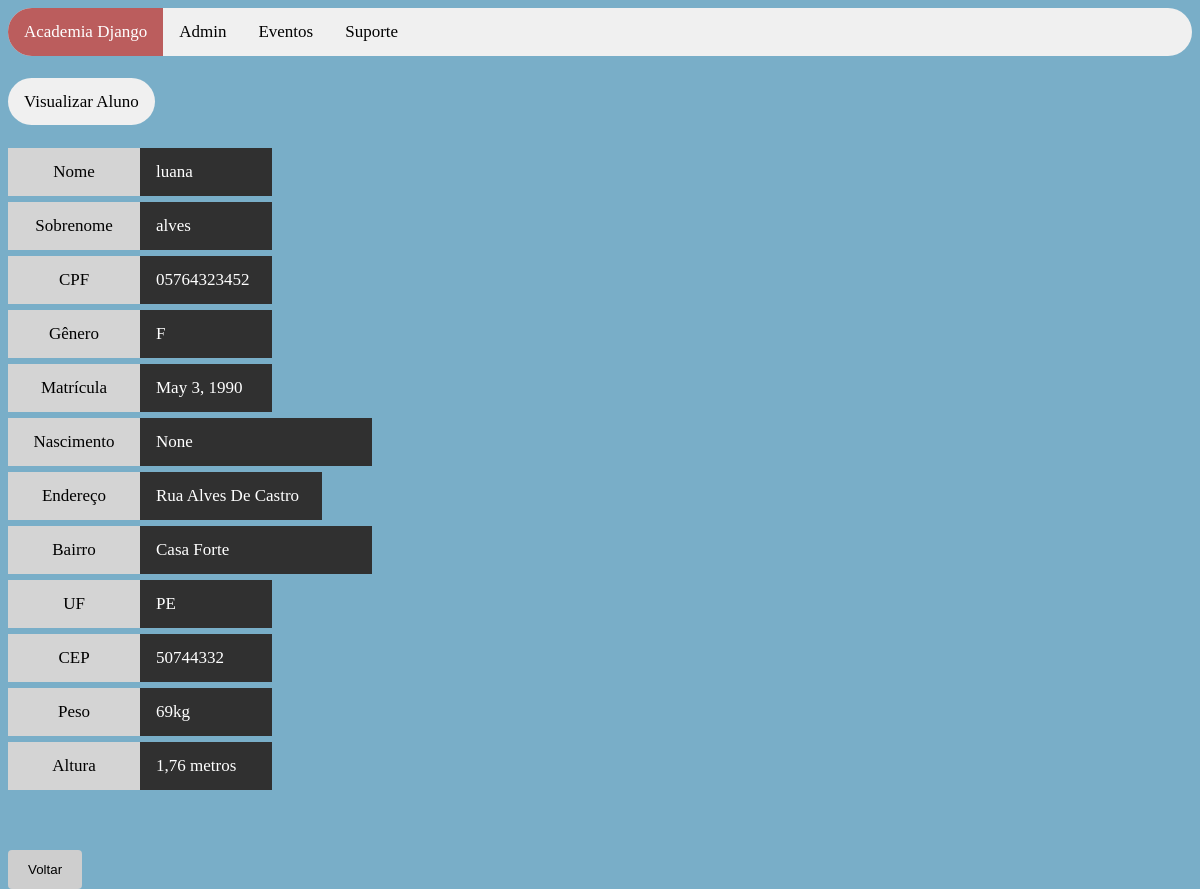
The app's page /sistema/visualizar_aluno/4, older data.
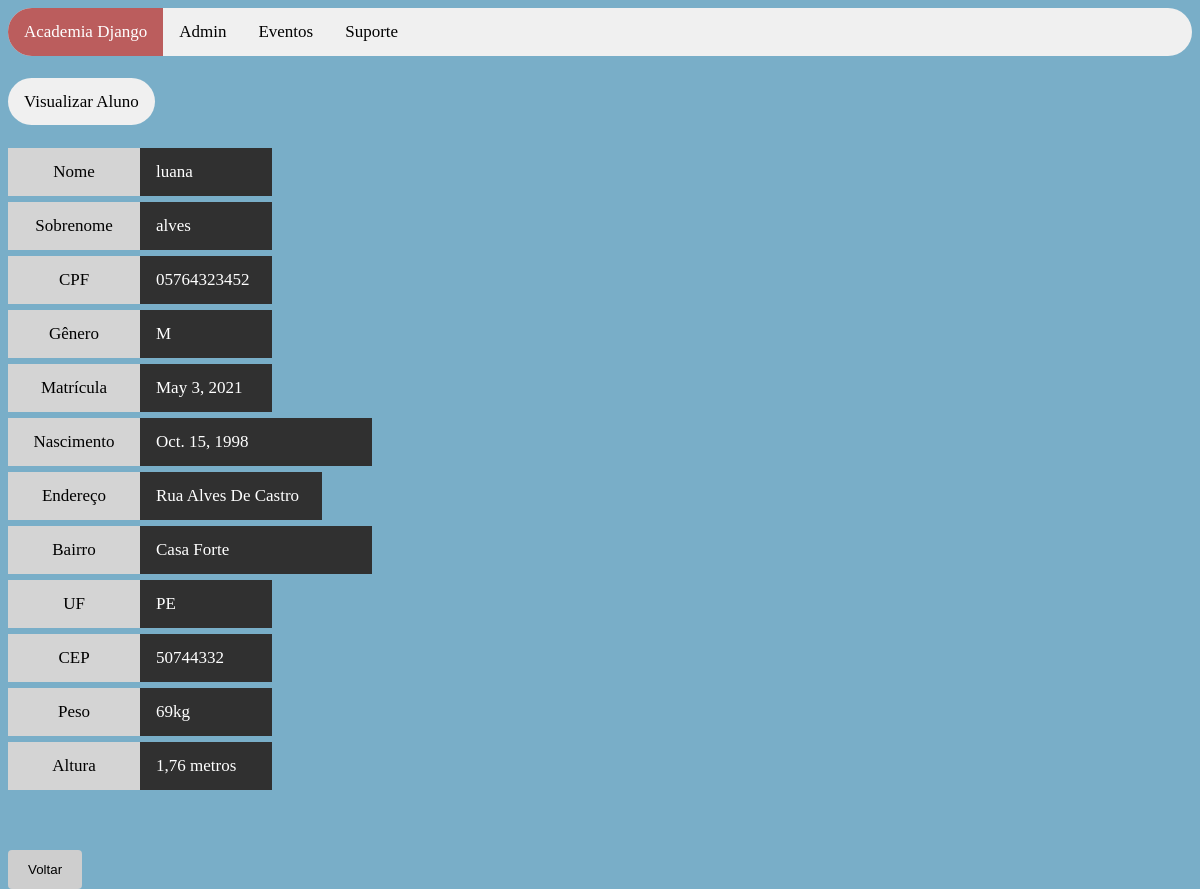
The same page, newer data.
### sistema/models.py (models this page shows)
class Aluno(models.Model):
    nome = models.CharField(
        max_length = 200,
        null = False,
        blank = False
    )
    sobrenome = models.CharField(
        max_length = 200,
        null = False,
        blank = False
    )
    data_nascimento = models.DateField(
        null = True,
        blank = True
    )
    telefone = models.CharField(
        max_length = 14,
        null = False,
        blank = False
    )
    cpf = models.CharField(
        max_length = 14,
        null = False,
        blank = False
    )
    endereco = models.CharField(
        max_length = 200,
        null = False,
        blank = False
    )
    bairro = models.CharField(
        max_length = 100,
        null = False,
        blank = False,
        default=None
    )
    cep = models.CharField(
        max_length = 9,
        null = False,
        blank = False
    )
    cidade = models.CharField(
        max_length = 100,
        null = False,
        blank = False
    )
    estado = models.CharField(
        max_length = 2,
        null = False,
        blank = False
    )
    peso = models.CharField(
        max_length = 3,
        null = False,
        blank = False
    )
    altura = models.CharField(
        max_length = 4,
        null = False,
        blank = False
    )
    data_matricula = models.DateField(
        null = True,
        blank = True
    )
    genero_choices = (
        ("F", "Feminino"),
        ("M", "Masculino"),
        ("O", "Outro")
    )
    genero = models.CharField(
        max_length = 1,
        choices = genero_choices,
        null = True,
        blank = True
    )
    objects = models.Manager()

### sistema/views.py (the view)
# urls.py: path('visualizar_aluno/<int:user_id>', views.visualizar_aluno, name='visualizar_aluno'),
def visualizar_aluno(request, user_id):
    if request.method == 'GET':
        alunos = Aluno.objects.filter(id=user_id)
        contexto = {
            'alunos': alunos
        }
    return render(request, 'visualizar_aluno.html', contexto)

### sistema/templates/visualizar_aluno.html (shortened to what the changed rows need)
{% load static %}
 <!DOCTYPE html>
<html>
<head>
    <link rel="stylesheet" href=" {% static 'css/style.css' %} "/>
</head>
<body>
<div class="topnav">
    <a class="active" href="http://{{request.get_host}}/sistema/inicio">Academia Django</a>
    <a href="http://{{request.get_host}}/admin" target="_blank">Admin</a>
    <a href="#emconstrucao">Eventos</a>
    <a href="mailto:suporte@academiadjango.com">Suporte</a>
</div>
<br/><br/>
    <a style="background-color: #f0f0f0;color: #000; border-radius: 25px; padding: 14px 16px; text-align: center; float: center; font-size: 17px;"> Visualizar Aluno </a>
<br/><br/><br/>
{% for alunos in alunos %}
<a style="background-color: #d4d4d4;color: #000; width: 100px; padding: 14px 16px; text-align: center; float: left; font-size: 17px;"> Nome </a>
<a style="background-color: #303030;color: #fff; width: 100px; padding: 14px 16px; text-align: left; float: left; font-size: 17px;"> {{alunos.nome}}  </a>
<br/><br/><br/>
<a style="background-color: #d4d4d4;color: #000; width: 100px; padding: 14px 16px; text-align: center; float: left; font-size: 17px;"> Sobrenome </a>
<a style="background-color: #303030;color: #fff; width: 100px; padding: 14px 16px; text-align: left; float: left; font-size: 17px;"> {{alunos.sobrenome}}  </a>
<br/><br/><br/>
<a style="background-color: #d4d4d4;color: #000; width: 100px; padding: 14px 16px; text-align: center; float: left; font-size: 17px;"> CPF </a>
<a style="background-color: #303030;color: #fff; width: 100px; padding: 14px 16px; text-align: left; float: left; font-size: 17px;"> {{alunos.cpf}}  </a>
<br/><br/><br/>
<a style="background-color: #d4d4d4;color: #000; width: 100px; padding: 14px 16px; text-align: center; float: left; font-size: 17px;"> Gênero </a>
<a style="background-color: #303030;color: #fff; width: 100px; padding: 14px 16px; text-align: left; float: left; font-size: 17px;"> {{alunos.genero}}  </a>
<br/><br/><br/>
<a style="background-color: #d4d4d4;color: #000; width: 100px; padding: 14px 16px; text-align: center; float: left; font-size: 17px;">Matrícula </a>
<a style="background-color: #303030;color: #fff; width: 100px; padding: 14px 16px; text-align: left; float: left; font-size: 17px;"> {{alunos.data_matricula}}  </a>
<br/><br/><br/>
<a style="background-color: #d4d4d4;color: #000; width: 100px; padding: 14px 16px; text-align: center; float: left; font-size: 17px;">Nascimento </a>
<a style="background-color: #303030;color: #fff; width: 200px; max-width: 500px; padding: 14px 16px; text-align: left; float: left; font-size: 17px;"> {{alunos.data_nascimento}}  </a>
<br/><br/><br/>
<a style="background-color: #d4d4d4;color: #000; width: 100px; padding: 14px 16px; text-align: center; float: left; font-size: 17px;">Endereço </a>
<a style="background-color: #303030;color: #fff; width: 150px; max-width: 700px; padding: 14px 16px; text-align: left; float: left; font-size: 17px;"> {{alunos.endereco}}  </a>
<br/><br/><br/>
<a style="background-color: #d4d4d4;color: #000; width: 100px; padding: 14px 16px; text-align: center; float: left; font-size: 17px;">Bairro </a>
<a style="background-color: #303030;color: #fff; width: 200px; max-width: 800px; padding: 14px 16px; text-align: left; float: left; font-size: 17px;"> {{alunos.bairro}}  </a>
<br/><br/><br/>
<a style="background-color: #d4d4d4;color: #000; width: 100px; padding: 14px 16px; text-align: center; float: left; font-size: 17px;">UF </a>
<a style="background-color: #303030;color: #fff; width: 100px; padding: 14px 16px; text-align: left; float: left; font-size: 17px;"> {{alunos.estado}}  </a>
<br/><br/><br/>
<a style="background-color: #d4d4d4;color: #000; width: 100px; padding: 14px 16px; text-align: center; float: left; font-size: 17px;">CEP </a>
<a style="background-color: #303030;color: #fff; width: 100px; padding: 14px 16px; text-align: left; float: left; font-size: 17px;"> {{alunos.cep}}  </a>
<br/><br/><br/>
<a style="background-color: #d4d4d4;color: #000; width: 100px; padding: 14px 16px; text-align: center; float: left; font-size: 17px;">Peso </a>
<a style="background-color: #303030;color: #fff; width: 100px; padding: 14px 16px; text-align: left; float: left; font-size: 17px;"> {{alunos.peso}}kg  </a>
<br/><br/><br/>
<a style="background-color: #d4d4d4;color: #000; width: 100px; padding: 14px 16px; text-align: center; float: left; font-size: 17px;">Altura </a>
<a style="background-color: #303030;color: #fff; width: 100px; padding: 14px 16px; text-align: left; float: left; font-size: 17px;"> {{alunos.altura}} metros  </a>
<br/><br/><br/>
{% endfor %}
<br/><br/><br/>
    <form action="http://{{request.get_host}}/sistema/inicio">
    <input type="submit" value="Voltar">
    </form>
</body>
</html>

Row changes from the older to the newer data that the page shows:
changed Aluno "luana": genero "F" → "M"; data_matricula "May 3, 1990" → "May 3, 2021"; data_nascimento "None" → "Oct. 15, 1998"
